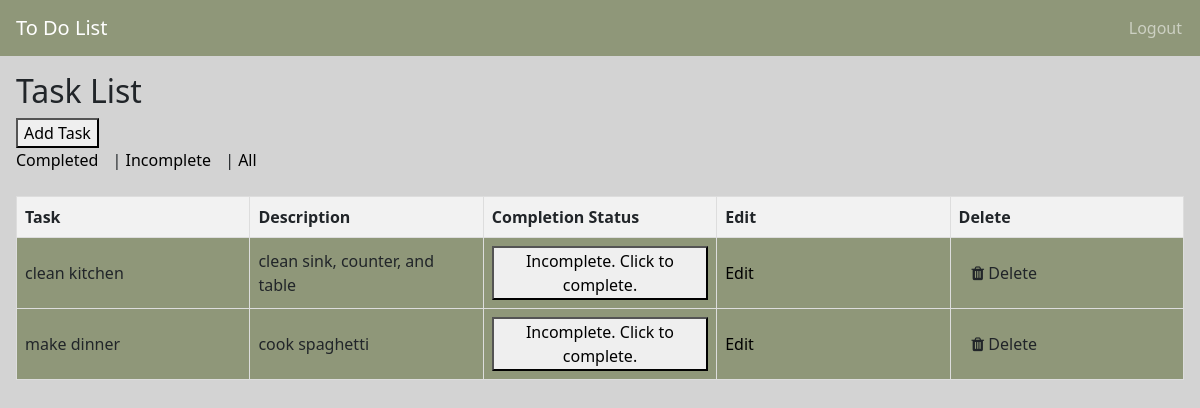
The page /tasks/ (signed in) on the database its author committed.
### todo_app/models.py (models this page shows, shortened)
class Task(models.Model):
    user = models.ForeignKey(User, on_delete=models.CASCADE)
    title = models.CharField(max_length=200)
    description = models.TextField()
    completed = models.BooleanField(default=False)

### todo_app/views.py (the view)
# urls.py: path('tasks/', TaskListView.as_view(), name='task_list'),
class TaskListView(LoginRequiredMixin, ListView):
    model = Task
    template_name = 'task_list.html'
    context_object_name = 'tasks'
    def get_queryset(self):
        filter_option = self.request.GET.get('filter')
        if filter_option == 'completed':
            return Task.objects.filter(user=self.request.user, completed=True)
        elif filter_option == 'incomplete':
            return Task.objects.filter(user=self.request.user, completed=False)
        else:
            return Task.objects.filter(user=self.request.user)

### todo_app/templates/task_list.html (shortened to what this page needs)
{% extends 'base.html' %}
{% load static %}
{% block content %}
<div class=containing-element>
    <h2>Task List</h2>
    <a href="{% url 'add_task' %}"><button>Add Task</button></a>
    <div>
        <a href="?filter=completed">Completed</a> |
        <a href="?filter=incomplete">Incomplete</a> |
        <a href="?filter=all">All</a>
    </div>
</div>
    <div class="table-container">
        <table>
            <thead class="table-headers">
                <tr>
                    <th>Task</th>
                    <th>Description</th>
                    <th>Completion Status</th>
                    <th>Edit</th>
                    <th>Delete</th>
                </tr>
            </thead>
            <tbody>
                {% for task in tasks %}
                    <tr>
                        <td>{{ task.title }}</td>
                        <td>{{ task.description }}</td>
                        <td>
                            {% if task.completed %}
                                Complete
                            {% else %}
                            <form action="{% url 'complete_task' task.id %}" method="post" style="display: inline;">
                                <button type="submit">Incomplete. Click to complete.</button>
                            </form>
                            {% endif %}
                        </td>
                        <td>
                            <a href="{% url 'edit_task' task.id %}">Edit</a>
                        </td>
                        <td>
                            <form action="{% url 'delete_task' task.id %}" method="post" style="display: inline;">
                                <button class="btn" type="submit" onclick="return confirm('Are you sure you want to delete this task?')"><i class="fa fa-trash"></i> Delete</button>
                            </form>
                        </td>
                    </tr>
                {% endfor %}
            </tbody>
        </table>
    </div>
{% endblock %}

### todo_app/static/css/styles.css (style rules this page uses)
html { background-color: lightgrey; color: white; }
body { display: block; margin: 0px; color: white; }
.containing-element { justify-content: center; margin-left: 16px; padding-top: 16px; padding-bottom: 16px; }
.table-container { margin: 8px; margin-right: 24px; }
table { width: 100%; table-layout: fixed; border-collapse: collapse; margin-bottom: 20px; margin: 8px; }
tbody { background-color: #8F9779; }
table th, table td { border: 1px solid #ddd; padding: 8px; text-align: left; }
table th { background-color: #f2f2f2; }
div a { margin-right: 10px; text-decoration: none; color: #000; }
.btn { border: none; color: white; padding: 12px 16px; font-size: 50px; cursor: pointer; }

### rows shown on the page
Task: title "clean kitchen", description "clean sink, counter, and table", completed "Incomplete. Click to complete."
Task: title "make dinner", description "cook spaghetti", completed "Incomplete. Click to complete."
